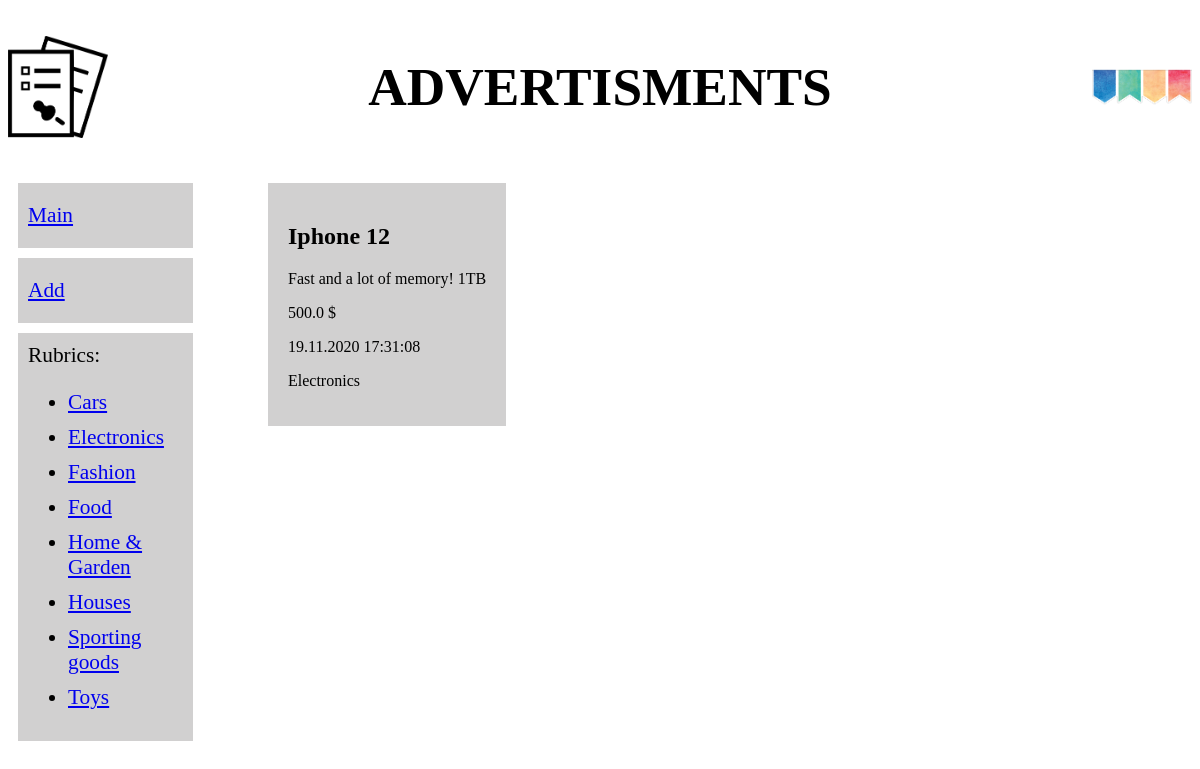
Before: /4/ with the older database file.
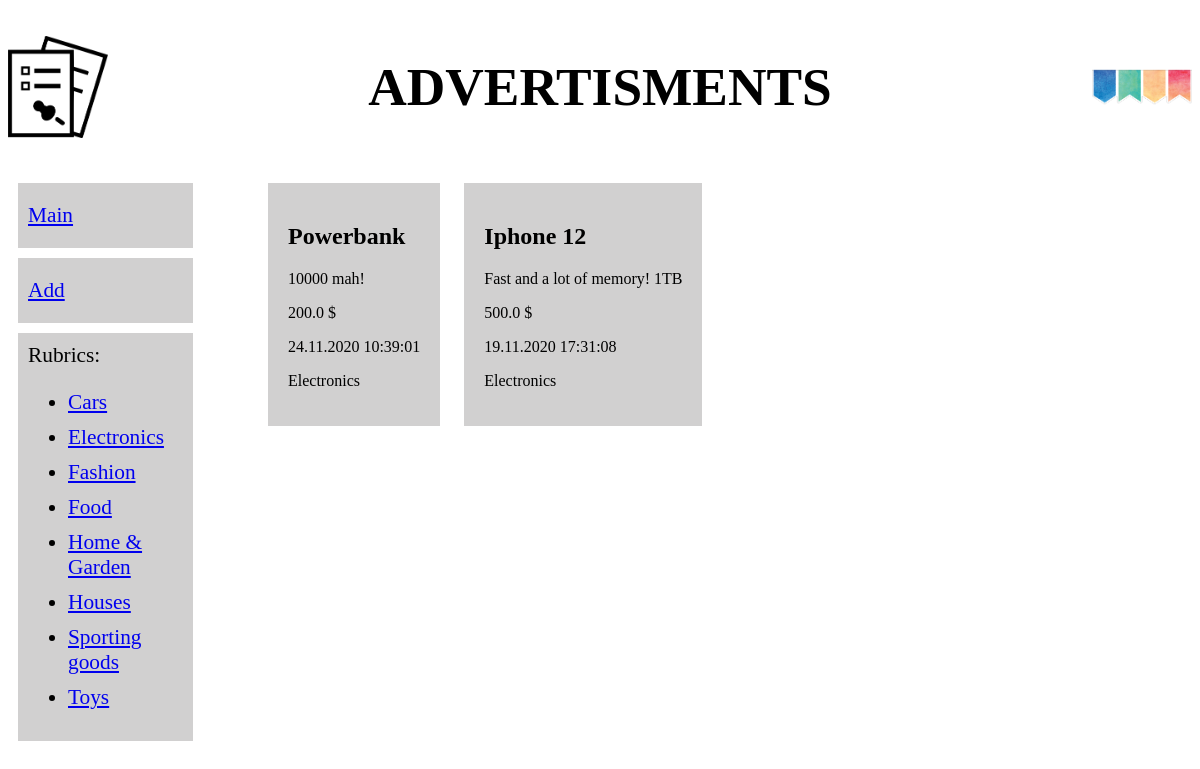
After: the same page with the newer database file.
### bboard/models.py (models this page shows, shortened)
class Rubric(models.Model):
	name = models.CharField(max_length=20,db_index=True,verbose_name='NAME')
	class Meta:
		verbose_name_plural = 'Rubrics'
		verbose_name='Rubric'
		ordering = ['name']

class Bb(models.Model):
	title = models.CharField(max_length=50, verbose_name='TITLE')
	content = models.TextField(null=True,blank=True, verbose_name='CONTENT')
	price = models.FloatField(null=True, blank=True, verbose_name='PRICE')
	published = models.DateTimeField(auto_now_add=True, db_index=True, verbose_name='PUBLISHED')
	rubric = models.ForeignKey('Rubric', null=True,on_delete=models.PROTECT, verbose_name='Rubric')
	class Meta:
		verbose_name_plural = 'Advertisments'
		verbose_name = 'Advertisment'
		ordering = ['-published']

### bboard/views.py (the view)
# urls.py: path('<int:rubric_id>/', by_rubric,name='by_rubric'),
def by_rubric(request, rubric_id):
	bbs = Bb.objects.filter(rubric=rubric_id)
	rubrics = Rubric.objects.all()
	current_rubric = Rubric.objects.get(pk=rubric_id)
	context = {'bbs':bbs, 'rubrics':rubrics,'current_rubric':current_rubric}
	return render(request, 'bboard/index.html', context)

### bboard/templates/bboard/index.html
{% extends "layout/basic.html" %}
{% block content %}
	{% for bb in bbs %}
		<div class="b">
			<h2>{{ bb.title }}</h2>
			<p>{{ bb.content }}</p>
			<p>{{ bb.price }} $</p>
			<p> {{ bb.published|date:"d.m.Y H:i:s" }}</p>
			<p><a href="{% url 'bboard:by_rubric' bb.rubric.pk %}"></a>{{ bb.rubric.name }}</p>
		</div>
	{% endfor %}
{% endblock content %}

### bboard/templates/layout/basic.html (shortened to what this page needs)
{% load static %}
<!DOCTYPE html>
<html>
<head>
	<link rel="stylesheet" type="text/css" href="{% static "bboard/style.css" %}">
</head>
<body>
	<header>
		<h1>Advertisments</h1>
	</header>
	<nav>
		<div class="card">
			<a href="{% url 'bboard:index' %}">Main</a>
		</div>
		<div class="card">
			<a href="{% url 'bboard:add' %}">Add</a>
		</div>
		<div class="card">
			Rubrics:
			<ul>
			{% for rubric in rubrics %}
			<li><a href="{% url 'bboard:by_rubric' rubric.pk %}">{{ rubric.name }}</a></li>
			{% endfor %}
			</ul>
		</div>
	</nav>
	<section>
		{% block content %}
		{% endblock content %}
	</section>
</body>
</html>

Changed rows visible on the page:
added Bb: title "Powerbank", content "10000 mah!", price "200.0", published "24.11.2020 10:39:01", rubric.name "Electronics"
